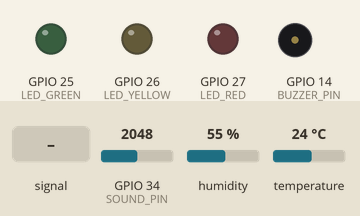
Bench run of a sketch on a simulated ESP32. Shown: output pins drawn as LEDs (lit = HIGH), buzzer (waves = sounding). Inputs (shaded band) come from the test bench; at power-on: GPIO 34 (SOUND_PIN) = 2048, humidity 55 %, temperature 24 °C (analog values on the 0–4095 scale). WiFi joins after 1.5 s; servers stay silent unless stated; uploads are accepted with an empty reply; random numbers use the default seed unless the sketch sets one; what the sketch prints to the serial monitor is not drawn.

Above: at 2.7 s.
2.8 s: GPIO 34 (SOUND_PIN) fed a 200 Hz sine of ±327 counts around its level
At 11.3 s:
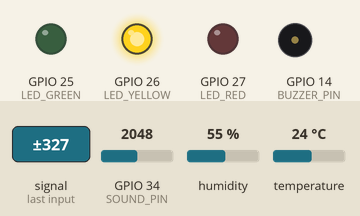
11.6 s: GPIO 34 (SOUND_PIN) set to 2866
At 20.8 s:
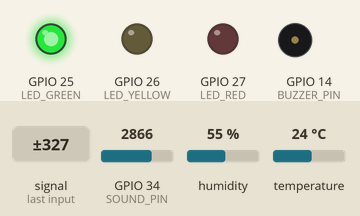
21.6 s: GPIO 34 (SOUND_PIN) fed a 1000 Hz sine of ±1023 counts around its level
At 31.6 s:
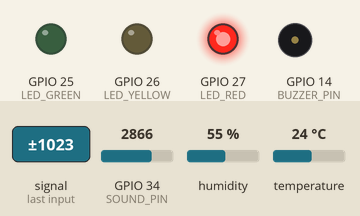
Timing chart, 0 to 33.1 s (numbered marks = the images above; inputs shaded):
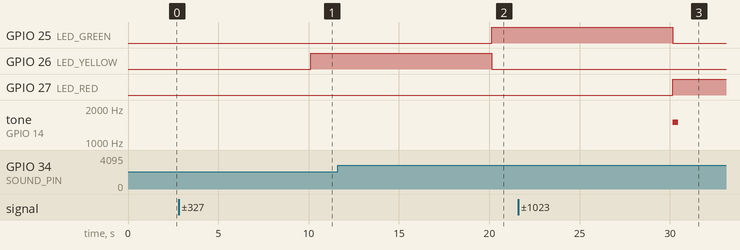

Measured:
- after the input at 2.8 s, GPIO 26 (LED_YELLOW): LOW → HIGH after 7.3 s
- after the input at 11.6 s, GPIO 25 (LED_GREEN): LOW → HIGH after 8.5 s
- after the input at 21.6 s, GPIO 25 (LED_GREEN): HIGH → LOW after 8.5 s; GPIO 27 (LED_RED): LOW → HIGH after 8.5 s; tone on GPIO 14 (BUZZER_PIN): silent → 1500 Hz after 8.5 s, → silent 0.30 s later

The sketch:

esp32_noise_real.ino
```cpp
/*
 * HỆ THỐNG IoT GIÁM SÁT VÀ LỌC TIẾNG ỒN TRONG NHÀ MÁY (AN TOÀN LAO ĐỘNG)
 * ----------------------------------------------------------------------
 * Phần cứng : ESP32 DevKit V1
 * Cảm biến 1: Micro khuếch đại MAX4466 (hoặc KY-038, chân AO) -> GPIO34 (ADC1_CH6)
 * Cảm biến 2: DHT11/DHT22 (nhiệt độ, độ ẩm - vi khí hậu)     -> GPIO15
 * Cảnh báo  : LED xanh GPIO25, LED vàng GPIO26, LED đỏ GPIO27, còi buzzer GPIO14
 * Nền tảng  : Firebase Realtime Database (REST API qua HTTPS)
 *
 * Xử lý tín hiệu:
 *   1. Đo mức âm (dB) mỗi 200 ms bằng phương pháp biên độ đỉnh-đỉnh trong cửa sổ 50 ms
 *   2. LỌC TRUNG VỊ 5 mẫu  -> loại xung nhiễu đột biến (va đập, nhiễu điện)
 *   3. LỌC EMA (alpha=0.2)  -> làm mượt, bỏ dao động nhanh
 *   4. Tính LAeq (mức âm tương đương) theo năng lượng, Lmax trong mỗi chu kỳ 10 s
 *   5. Tính LIỀU ỒN (%) theo QCVN 24:2016/BYT: 85 dBA/8 giờ, quy tắc 3 dB
 *
 * Ngưỡng cảnh báo (theo QCVN 24:2016/BYT):
 *   LAeq < 80 dBA       : AN TOÀN    (LED xanh)
 *   80 <= LAeq < 85 dBA : CẢNH BÁO   (LED vàng) - khuyến nghị đeo nút tai
 *   LAeq >= 85 dBA      : NGUY HIỂM  (LED đỏ + còi ngắt quãng) - bắt buộc bảo hộ thính giác
 *   Lmax > 115 dBA      : KHẨN CẤP   (LED đỏ + còi liên tục) - vượt mức tối đa cho phép
 * Vi khí hậu (QCVN 26:2016/BYT, lao động trung bình): 18-32 °C, độ ẩm 40-80 %
 *
 * PHIÊN BẢN CHẠY PHẦN CỨNG THẬT (SIM_MODE = 0).
 * Trình tự: (1) sửa Wi-Fi + FIREBASE_URL  (2) nạp với CAL_MODE = 1 để hiệu chuẩn micro
 *           (3) điền CAL_DB, CAL_VPP  (4) đặt CAL_MODE = 0 và nạp lại để chạy chính thức.
 * Thư viện: "DHT sensor library" (Adafruit) + "Adafruit Unified Sensor"
 */

#include <WiFi.h>
#include <WiFiClientSecure.h>
#include <HTTPClient.h>
#include <DHT.h>
#include <math.h>

// ===================== CẤU HÌNH =====================
#define SIM_MODE        0                      // 0 = micro thật (1 = mô phỏng biến trở)
#define CAL_MODE        0                      // 1 = chế độ hiệu chuẩn: chỉ in Vpp/dB ra Serial, không gửi Firebase

#define WIFI_SSID       "TEN_WIFI_CUA_BAN"     // Wi-Fi 2.4 GHz (ESP32 không bắt được 5 GHz)
#define WIFI_PASSWORD   "MAT_KHAU_WIFI"
#define FIREBASE_URL    "https://TEN-PROJECT-default-rtdb.asia-southeast1.firebasedatabase.app"   // không có "/" ở cuối
#define FIREBASE_AUTH   ""                     // Database secret, để "" nếu Rules ở chế độ test
#define DEVICE_ID       "xuong-dap-01"         // tên vị trí đặt thiết bị

#define SOUND_PIN       34
#define DHT_PIN         15
#define DHT_TYPE        DHT11                  // đổi DHT22 nếu bạn mua DHT22
#define LED_GREEN       25
#define LED_YELLOW      26
#define LED_RED         27
#define BUZZER_PIN      14
#define BUZZER_ACTIVE   0                      // 0 = còi thụ động (passive, cần tone), 1 = còi chủ động (active, chỉ cần HIGH)

// Hiệu chuẩn micro thật: đặt điện thoại (app đo dB) cạnh micro ở nguồn ồn ổn định,
// ghi lại Vpp (in ra Serial) và mức dB của app -> điền vào 2 hằng dưới
#define CAL_DB          85.0                   // mức dB đo bằng thiết bị chuẩn
#define CAL_VPP         0.50                   // Vpp (V) ESP32 đọc được tại mức đó

#define SAMPLE_MS       200                    // chu kỳ lấy mẫu mức âm
#define WINDOW_MS       50                     // cửa sổ đo đỉnh-đỉnh
#define SEND_MS         10000                  // chu kỳ gửi Firebase
#define MEDIAN_N        5                      // số mẫu lọc trung vị
#define EMA_ALPHA       0.2                    // hệ số lọc EMA

#define LIMIT_DB        85.0                   // QCVN 24:2016: 85 dBA trong 8 giờ
#define WARN_DB         80.0
#define MAX_DB          115.0                  // mức tối đa không được vượt
#define EXCHANGE_DB     3.0                    // quy tắc 3 dB
#define DOSE_THRESHOLD  80.0                   // dưới mức này không tính vào liều
#define TEMP_MIN 18.0
#define TEMP_MAX 32.0
#define HUMI_MIN 40.0
#define HUMI_MAX 80.0
// ====================================================

DHT dht(DHT_PIN, DHT_TYPE);

float medBuf[MEDIAN_N]; int medIdx = 0, medCount = 0;
float ema = NAN;
double energySum = 0; int nSamples = 0;       // cộng dồn năng lượng để tính LAeq
float lmax = 0, lastRaw = 0;
double dose = 0;                               // liều ồn (1.0 = 100 %)
unsigned long lastSample = 0, lastSend = 0, lastWifiTry = 0;
String lastStatus = "";
bool doseAlerted = false;

// ---------- Wi-Fi ----------
// Chờ tối đa 15 s; nếu không được vẫn chạy tiếp để cảnh báo tại chỗ hoạt động khi mất mạng
void connectWiFi() {
  Serial.printf("Ket noi Wi-Fi %s", WIFI_SSID);
  WiFi.mode(WIFI_STA);
  WiFi.begin(WIFI_SSID, WIFI_PASSWORD);
  unsigned long t0 = millis();
  while (WiFi.status() != WL_CONNECTED && millis() - t0 < 15000) { delay(300); Serial.print("."); }
  if (WiFi.status() == WL_CONNECTED) Serial.printf("\nIP: %s\n", WiFi.localIP().toString().c_str());
  else Serial.println("\nChua ket noi duoc Wi-Fi - van do va canh bao tai cho, se thu lai sau");
}

// ---------- 1. Đo mức âm thô (dB) ----------
float lastVpp = 0;                             // Vpp gần nhất, dùng khi hiệu chuẩn
float readRawDb() {
#if SIM_MODE
  // Biến trở: 0..4095 -> 40..110 dB; cộng dao động ±3 dB và 8 % xác suất xung va đập +10..25 dB
  float base = 40.0 + analogRead(SOUND_PIN) * 70.0 / 4095.0;
  float db = base + random(-30, 31) / 10.0;
  if (random(100) < 8) db += random(100, 251) / 10.0;
  return db;
#else
  unsigned long start = millis();
  int vmax = 0, vmin = 4095;
  while (millis() - start < WINDOW_MS) {       // biên độ đỉnh-đỉnh trong 50 ms
    int v = analogRead(SOUND_PIN);
    if (v > vmax) vmax = v;
    if (v < vmin) vmin = v;
  }
  float vpp = (vmax - vmin) * 3.3 / 4095.0;
  if (vpp < 0.001) vpp = 0.001;
  lastVpp = vpp;
  return CAL_DB + 20.0 * log10(vpp / CAL_VPP); // dB = dB_chuẩn + 20 log10(Vpp / Vpp_chuẩn)
#endif
}

// ---------- 2. Lọc trung vị ----------
float medianFilter(float x) {
  medBuf[medIdx] = x; medIdx = (medIdx + 1) % MEDIAN_N;
  if (medCount < MEDIAN_N) medCount++;
  float t[MEDIAN_N];
  for (int i = 0; i < medCount; i++) t[i] = medBuf[i];
  for (int i = 1; i < medCount; i++) {         // sắp xếp chèn
    float k = t[i]; int j = i - 1;
    while (j >= 0 && t[j] > k) { t[j + 1] = t[j]; j--; }
    t[j + 1] = k;
  }
  return t[medCount / 2];
}

// ---------- 3. Lọc EMA ----------
float emaFilter(float x) {
  ema = isnan(ema) ? x : EMA_ALPHA * x + (1 - EMA_ALPHA) * ema;
  return ema;
}

// ---------- 5. Liều ồn: thời gian cho phép T(L) = 8h / 2^((L-85)/3) ----------
void addDose(float L, float dtSec) {
  if (L < DOSE_THRESHOLD) return;
  double allowedSec = 8.0 * 3600.0 / pow(2.0, (L - LIMIT_DB) / EXCHANGE_DB);
  dose += dtSec / allowedSec;
}

// ---------- Cảnh báo tại chỗ ----------
String classify(float leq, float lmaxv) {
  if (lmaxv > MAX_DB) return "KHAN_CAP";
  if (leq >= LIMIT_DB) return "NGUY_HIEM";
  if (leq >= WARN_DB)  return "CANH_BAO";
  return "AN_TOAN";
}
void setAlarm(const String& st) {
  digitalWrite(LED_GREEN,  st == "AN_TOAN");
  digitalWrite(LED_YELLOW, st == "CANH_BAO");
  digitalWrite(LED_RED,    st == "NGUY_HIEM" || st == "KHAN_CAP");
#if BUZZER_ACTIVE
  if (st == "KHAN_CAP")       digitalWrite(BUZZER_PIN, HIGH);                                    // kêu liên tục
  else if (st == "NGUY_HIEM") { digitalWrite(BUZZER_PIN, HIGH); delay(300); digitalWrite(BUZZER_PIN, LOW); }
  else                        digitalWrite(BUZZER_PIN, LOW);
#else
  if (st == "KHAN_CAP")       tone(BUZZER_PIN, 2000);        // còi liên tục
  else if (st == "NGUY_HIEM") tone(BUZZER_PIN, 1500, 300);   // tiếng bíp ngắn mỗi chu kỳ
  else                        noTone(BUZZER_PIN);
#endif
}

// ---------- Firebase REST ----------
bool firebaseSend(const String& path, const String& method, const String& json) {
  WiFiClientSecure client; client.setInsecure();
  HTTPClient http;
  String url = String(FIREBASE_URL) + path + ".json";
  if (strlen(FIREBASE_AUTH) > 0) url += "?auth=" + String(FIREBASE_AUTH);
  http.begin(client, url);
  http.addHeader("Content-Type", "application/json");
  int code = (method == "PUT") ? http.PUT(json) : http.POST(json);
  http.end();
  Serial.printf("  %s %s -> HTTP %d\n", method.c_str(), path.c_str(), code);
  return code == 200;
}

void setup() {
  Serial.begin(115200);
  pinMode(LED_GREEN, OUTPUT); pinMode(LED_YELLOW, OUTPUT); pinMode(LED_RED, OUTPUT);
  pinMode(BUZZER_PIN, OUTPUT);
  analogReadResolution(12);
  analogSetAttenuation(ADC_11db);
  dht.begin();
  randomSeed(esp_random());
  connectWiFi();
}

void loop() {
#if CAL_MODE
  // ===== CHẾ ĐỘ HIỆU CHUẨN =====
  // Đặt điện thoại (app đo dB, ví dụ "Sound Meter") sát micro, bật một nguồn ồn ổn định (quạt, nhạc to, máy chạy).
  // Ghi lại Vpp trung bình bên dưới và số dB trên app -> điền CAL_VPP, CAL_DB rồi đặt CAL_MODE = 0.
  static unsigned long tc = 0; static float sumV = 0; static int nV = 0;
  readRawDb(); sumV += lastVpp; nV++;
  if (millis() - tc > 1000) {
    tc = millis();
    Serial.printf("Vpp TB = %.3f V  | dB (theo CAL hien tai) = %.1f | ADC hien tai = %d\n",
                  sumV / nV, CAL_DB + 20.0 * log10((sumV / nV) / CAL_VPP), analogRead(SOUND_PIN));
    sumV = 0; nV = 0;
  }
  return;
#endif
  // Thử kết nối lại Wi-Fi mỗi 30 s, không chặn vòng lặp đo
  if (WiFi.status() != WL_CONNECTED && millis() - lastWifiTry > 30000) {
    lastWifiTry = millis();
    WiFi.disconnect(); WiFi.begin(WIFI_SSID, WIFI_PASSWORD);
  }

  // ----- Lấy mẫu và lọc mỗi 200 ms -----
  if (millis() - lastSample >= SAMPLE_MS) {
    // dt thực tế: lúc gửi HTTPS vòng lặp bị dừng 1-3 s, tính bù để liều ồn không bị thiếu
    float dt = (lastSample == 0) ? SAMPLE_MS / 1000.0 : min((millis() - lastSample) / 1000.0, 15.0);
    lastSample = millis();
    float raw = constrain(readRawDb(), 30.0, 130.0);
    float filtered = emaFilter(medianFilter(raw));
    lastRaw = raw;
    if (raw > lmax) lmax = raw;                          // Lmax lấy trên tín hiệu thô (không lọc mất đỉnh thật)
    energySum += pow(10.0, filtered / 10.0);             // cộng năng lượng âm
    nSamples++;
    addDose(filtered, dt);
  }

  // ----- Mỗi 10 s: tổng hợp, cảnh báo, gửi Firebase -----
  if (millis() - lastSend >= SEND_MS && nSamples > 0) {
    lastSend = millis();
    float leq = 10.0 * log10(energySum / nSamples);      // LAeq = 10 log10( (1/N) Σ 10^(L/10) )
    float t = dht.readTemperature(), h = dht.readHumidity();
    bool heatBad = !isnan(t) && (t > TEMP_MAX || t < TEMP_MIN || h > HUMI_MAX || h < HUMI_MIN);
    String st = classify(leq, lmax);
    setAlarm(st);

    Serial.printf("LAeq=%.1f dB | Lmax=%.1f | raw=%.1f | loc=%.1f | lieu=%.1f%% | T=%.1fC H=%.0f%% | %s\n",
                  leq, lmax, lastRaw, ema, dose * 100, t, h, st.c_str());

    String json = String("{\"device\":\"") + DEVICE_ID + "\"" +
      ",\"leq\":"      + String(leq, 1) +
      ",\"lmax\":"     + String(lmax, 1) +
      ",\"raw\":"      + String(lastRaw, 1) +
      ",\"filtered\":" + String(ema, 1) +
      ",\"dose\":"     + String(dose * 100, 2) +
      ",\"temperature\":" + (isnan(t) ? "null" : String(t, 1)) +
      ",\"humidity\":"    + (isnan(h) ? "null" : String(h, 1)) +
      ",\"status\":\"" + st + "\",\"heatAlert\":" + (heatBad ? "true" : "false") +
      ",\"timestamp\":{\".sv\":\"timestamp\"}}";

    if (WiFi.status() != WL_CONNECTED) {               // mất mạng: vẫn cảnh báo tại chỗ, bỏ qua gửi
      Serial.println("  Mat Wi-Fi - bo qua gui Firebase");
      lastStatus = st; energySum = 0; nSamples = 0; lmax = 0;
      return;
    }
    firebaseSend("/factory/latest", "PUT", json);
    firebaseSend("/factory/history", "POST", json);

    // Ghi nhật ký khi chuyển sang trạng thái nguy hiểm / khẩn cấp
    if ((st == "NGUY_HIEM" || st == "KHAN_CAP") && st != lastStatus) {
      String msg = st == "KHAN_CAP" ? "Lmax vuot 115 dBA" : "LAeq vuot 85 dBA - bat buoc deo bao ho";
      firebaseSend("/factory/alerts", "POST", "{\"type\":\"" + st + "\",\"value\":" + String(st == "KHAN_CAP" ? lmax : leq, 1) +
                   ",\"message\":\"" + msg + "\",\"timestamp\":{\".sv\":\"timestamp\"}}");
    }
    if (dose >= 1.0 && !doseAlerted) {                    // lần đầu chạm 100 %
      doseAlerted = true;
      firebaseSend("/factory/alerts", "POST", "{\"type\":\"LIEU_ON\",\"value\":100,\"message\":\"Lieu on dat 100% - can nghi/luan chuyen vi tri\",\"timestamp\":{\".sv\":\"timestamp\"}}");
    }
    lastStatus = st;

    energySum = 0; nSamples = 0; lmax = 0;               // bắt đầu chu kỳ mới
  }
}
```
